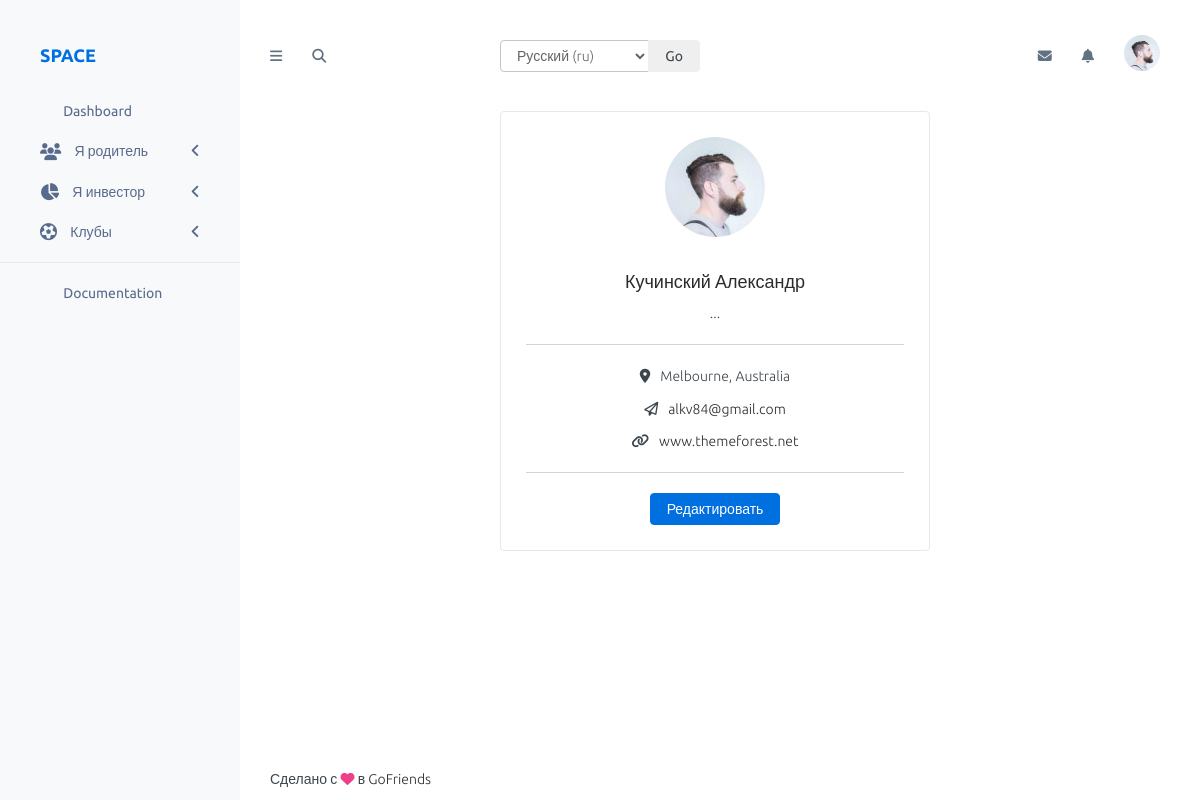
The page /dashboard/user/profile/ (signed in) on the database as committed earlier.
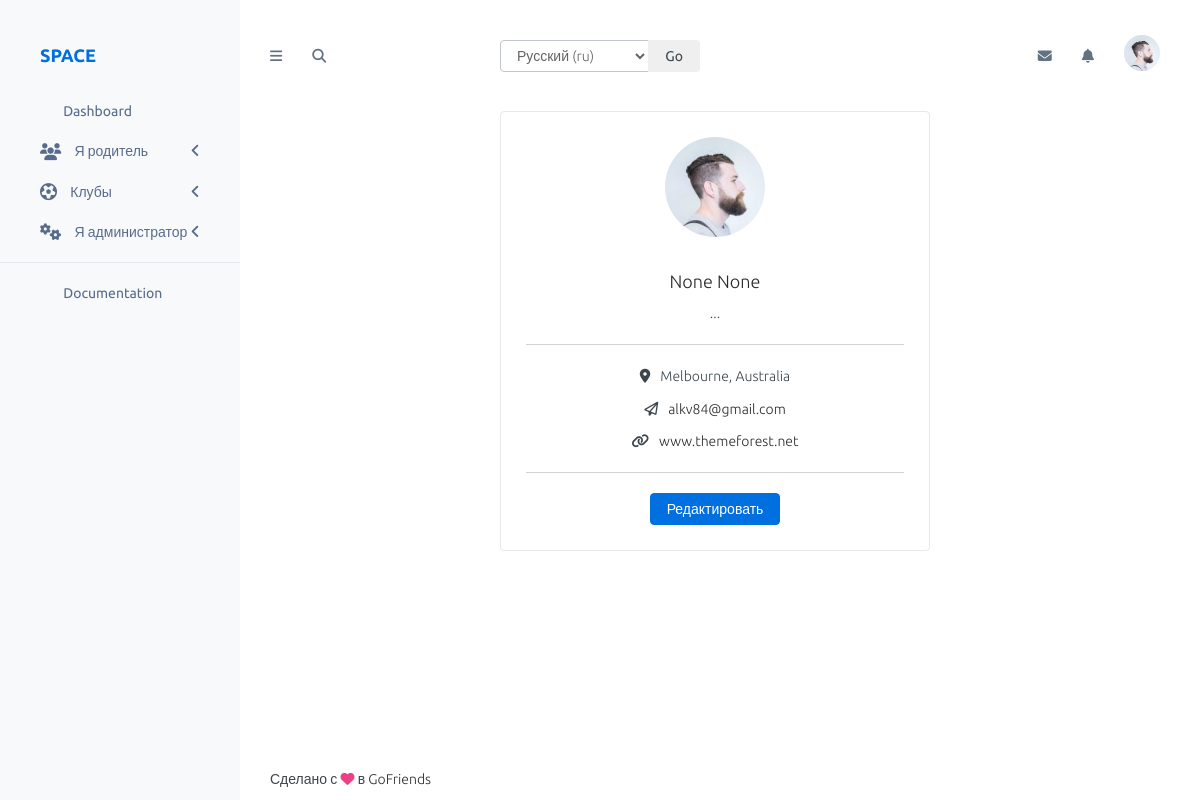
The same page on the database as committed later.
### user_profile/models.py (models this page shows, shortened)
class User(AbstractBaseUser, PermissionsMixin):
    email = models.EmailField(_('email'), max_length=255, unique=True, db_index=True)
    avatar = models.ImageField('Аватар', blank=True, null=True, upload_to="user/avatar")
    first_name = models.CharField(_('Фамилия'), max_length=40, null=True, blank=True)
    last_name = models.CharField(_('Имя'), max_length=40, null=True, blank=True)
    date_of_birth = models.DateField(_('Дата рождения'), null=True, blank=True)
    is_active = models.BooleanField(_('Активен'), default=True)
    is_admin = models.BooleanField(_('Суперпользователь'), default=False)
    created = models.DateTimeField(auto_now_add=True, auto_now=False, verbose_name=_('Дата создания'))
    updated = models.DateTimeField(auto_now_add=False, auto_now=True, verbose_name=_('Дата обновления'))
    def get_full_name(self):
        return '{} {}'.format(self.first_name, self.last_name)
    USERNAME_FIELD = 'email'
    REQUIRED_FIELDS = []
    objects = UserManager()
    class Meta:
        verbose_name = _('Пользователь')
        verbose_name_plural = _('Пользователи')
    def is_parent(self):
        if self.parent:
            return True
        return False
    def is_investor(self):
        if self.investor:
            return True
        return False
    def is_administrator(self):
        if self.administrator:
            return True
        return False

### user_profile/views.py (the view)
# urls.py: path('profile/', UserDetailView.as_view(), name='profile'),
class UserDetailView(LoginRequiredMixin, DetailView):
    context_object_name = 'user'
    template_name = 'user_profile/user-detail.html'
    def get_object(self, queryset=None):
        return User.objects.get(id=self.request.user.id)

### user_profile/templates/user_profile/user-detail.html (shortened to what this page needs)
{% extends 'cabinet.html' %}
{% load static %}
{% load i18n %}
{% block content %}
    <div class="col-md-6 col-md-offset-3">
        <div class="panel panel-white">
            <div class="panel-body user-profile-panel">
                <img src="{% static '/cabinet/' %}assets/images/avatars/avatar1.jpg" class="user-profile-image img-circle" alt="">
                <h4 class="text-center m-t-lg">{{ user.get_full_name }}</h4>
                <p class="text-center">...</p>
                <hr>
                <ul class="list-unstyled text-center">
                    <li><p><i class="fa fa-map-marker m-r-xs"></i>Melbourne, Australia</p></li>
                    <li><p><i class="fa fa-paper-plane-o m-r-xs"></i><a href="profile.html#">{{ user.email }}</a></p></li>
                    <li><p><i class="fa fa-link m-r-xs"></i><a href="profile.html#">www.themeforest.net</a></p></li>
                </ul>
                <hr>
                <button class="btn btn-primary">{% trans 'Редактировать' %}</button>
            </div>
        </div>
    </div>
{% endblock content %}

Rows that differ between the two databases and show on the page:
changed User "alkv84@gmail.com": get_full_name "Кучинский Александр" → "None None"
Other text that changed with them:
text no longer shown: "Я инвестор"
text now shown: "Я администратор"
